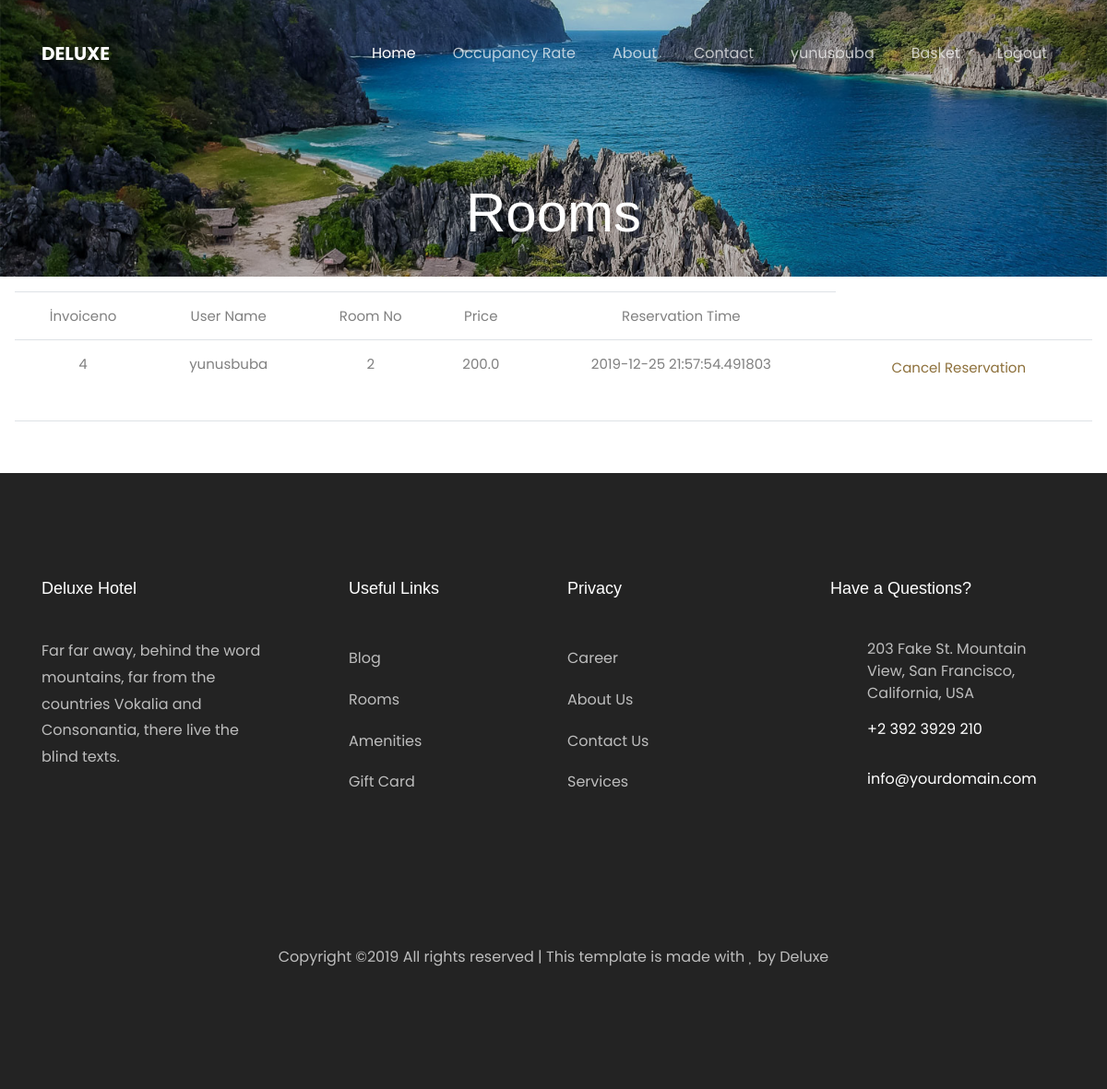
Screenshot of /reservations (signed in) with the database file from the repository.
### app.py (models this page shows)
class User(UserMixin,db.Model):
    id = db.Column(db.Integer,primary_key=True)
    username = db.Column(db.String(),unique=True)
    email = db.Column(db.String())
    password = db.Column(db.String())
    reservations= db.relationship('Reservation',backref='user')
    bonus = db.Column(db.Integer)

class Reservation(db.Model):
    invoiceno=db.Column(db.Integer,primary_key=True)
    time=db.Column(db.DateTime,index=True,default=datetime.now())
    totalamount=db.Column(db.Float)
    userid=db.Column(db.Integer,db.ForeignKey('user.id',ondelete='CASCADE'))
    roomno=db.Column(db.Integer,db.ForeignKey('room.roomno',ondelete='CASCADE'))

### app.py (the view)
@app.route('/reservations')
@login_required
def reservations():
    result=db.session.query(Reservation).filter(Reservation.userid==current_user.id).all()
    return render_template('info.html',result=result)

### app.py (called while the page is built)
@login_manager.user_loader
def load_user(user_id):
    return User.query.get(int(user_id))

### templates/info.html
{% extends "layout.html" %}
{% block content %}
<div class="hero-wrap" style="background-image: url('{{url_for('static',filename='images/bg_1.jpg')}}');">
      <div class="overlay"></div>
      <div class="container">
        <div class="row no-gutters slider-text d-flex align-itemd-end justify-content-center">
          <div class="col-md-9 ftco-animate text-center d-flex align-items-end justify-content-center">
          	<div class="text">
	            <h1 class="mb-4 bread">Rooms</h1>
            </div>
          </div>
        </div>
      </div>
    </div>
    {% for i in result %}
    <div class="text p-3 text-center">
    <table class="table">
      <tr>
        <td> İnvoiceno</td>
        <td> User Name</td>
        <td> Room No</td>
        <td> Price</td>
        <td> Reservation Time</td>
      </tr>
      <tr>
        <td>{{i.invoiceno}}</td>
        <td>{{current_user.username}}</td>
        <td>{{i.roomno}}</td>
        <td>{{i.totalamount}}</td>
        <td>{{i.time}}</td>
        <td><p class="pt-1"><a class="btn-custom"
          href="{{url_for('delres',invoiceno=i.invoiceno,roomno=i.roomno)}}">Cancel Reservation<span
            class="icon-long-arrow-right"></span></a></p></td>
      </tr>
    </table>
    <table class="table">
      <tr>
        <td>
        </td>
      </tr>
    </table>
      </div>
    {% endfor %}
{% endblock content %}

### templates/layout.html (shortened to what this page needs)
<!DOCTYPE html>
<html lang="en">
  <head>
    <link rel="stylesheet" href="https://cdnjs.cloudflare.com/ajax/libs/font-awesome/5.11.2/css/all.css">
    <link rel="stylesheet" href="{{url_for('static', filename='css/open-iconic-bootstrap.min.css')}}">
    <link rel="stylesheet" href="{{url_for('static', filename='css/animate.css')}}">
    <link rel="stylesheet" href="{{url_for('static', filename='css/owl.carousel.min.css')}}">
    <link rel="stylesheet" href="{{url_for('static', filename='css/owl.theme.default.min.css')}}">
    <link rel="stylesheet" href="{{url_for('static', filename='css/magnific-popup.css')}}" >
    <link rel="stylesheet" href="{{url_for('static', filename='css/aos.css')}}">
    <link rel="stylesheet" href="{{url_for('static', filename='css/ionicons.min.css')}}">
    <link rel="stylesheet" href="{{url_for('static', filename='css/bootstrap-datepicker.css')}}">
    <link rel="stylesheet" href="{{url_for('static', filename='css/jquery.timepicker.css')}}">
    <link rel="stylesheet" href="{{url_for('static', filename='css/flaticon.css')}}">
    <link rel="stylesheet" href="{{url_for('static', filename='css/icomoon.css')}}">
    <link rel="stylesheet" href="{{url_for('static', filename='css/style.css')}}">
  </head>
  <body>
    <nav class="navbar navbar-expand-lg navbar-dark ftco_navbar bg-dark ftco-navbar-light" id="ftco-navbar">
	    <div class="container">
	      <a class="navbar-brand" href="/">Deluxe</a>
	      <div class="collapse navbar-collapse" id="ftco-nav">
	        <ul class="navbar-nav ml-auto">
            <li class="nav-item active"><a href="/" class="nav-link">Home</a></li>
            <li class="nav-item">
              <a href="/rate" class="nav-link">Occupancy Rate</a></li>
	          <li class="nav-item"><a href="about" class="nav-link">About</a></li>
	          <li class="nav-item"><a href="contact" class="nav-link">Contact</a></li>
            {% if current_user.is_authenticated %}
              <li class="nav-item">
                {% if current_user.username=="Admin" %}
                <a class="nav-link" href="/adminlist">{{current_user.username}}</a>
                {% else %}
                <a class="nav-link" href="/reservations">{{current_user.username}}</a>
                {% endif %}
              </li>
              <li class="nav-item">
                <a class="nav-link" href="/listbasket">Basket</a>
              </li>
              <li class="nav-item">
                <a class="nav-link" href="/logout">Logout</a>
              </li>
              {% else %}
              <li class="nav-item"><a class="nav-link" href="/login">Login</a></li>
              <li class="nav-item"><a class="nav-link" href="/register">Register</a></li>
            {% endif %}
	        </ul>
	      </div>
	    </div>
	  </nav>
{% block content %}
{% endblock %}
    <footer class="ftco-footer ftco-bg-dark ftco-section">
      <div class="container">
        <div class="row mb-5">
          <div class="col-md">
            <div class="ftco-footer-widget mb-4">
              <h2 class="ftco-heading-2">Deluxe Hotel</h2>
              <p>Far far away, behind the word mountains, far from the countries Vokalia and Consonantia, there live the blind texts.</p>
              <ul class="ftco-footer-social list-unstyled float-md-left float-lft mt-5">
              </ul>
            </div>
          </div>
          <div class="col-md">
            <div class="ftco-footer-widget mb-4 ml-md-5">
              <h2 class="ftco-heading-2">Useful Links</h2>
              <ul class="list-unstyled">
                <li><a href="#" class="py-2 d-block">Blog</a></li>
                <li><a href="#" class="py-2 d-block">Rooms</a></li>
                <li><a href="#" class="py-2 d-block">Amenities</a></li>
                <li><a href="#" class="py-2 d-block">Gift Card</a></li>
              </ul>
            </div>
          </div>
          <div class="col-md">
             <div class="ftco-footer-widget mb-4">
              <h2 class="ftco-heading-2">Privacy</h2>
              <ul class="list-unstyled">
                <li><a href="#" class="py-2 d-block">Career</a></li>
                <li><a href="#" class="py-2 d-block">About Us</a></li>
                <li><a href="#" class="py-2 d-block">Contact Us</a></li>
                <li><a href="#" class="py-2 d-block">Services</a></li>
              </ul>
            </div>
          </div>
          <div class="col-md">
            <div class="ftco-footer-widget mb-4">
            	<h2 class="ftco-heading-2">Have a Questions?</h2>
            	<div class="block-23 mb-3">
	              <ul>
	                <li><span class="icon icon-map-marker"></span><span class="text">203 Fake St. Mountain View, San Francisco, California, USA</span></li>
	                <li><a href="#"><span class="icon icon-phone"></span><span class="text">+2 392 3929 210</span></a></li>
	                <li><a href="#"><span class="icon icon-envelope"></span><span class="text">info@yourdomain.com</span></a></li>
	              </ul>
	            </div>
            </div>
          </div>
        </div>
        <div class="row">
          <div class="col-md-12 text-center">
            <p>
  Copyright &copy;<script>document.write(new Date().getFullYear());</script> All rights reserved | This template is made with <i class="icon-heart color-danger" aria-hidden="true"></i> by Deluxe
  </p>
          </div>
        </div>
      </div>
    </footer>
  </body>
</html>

### static/css/icomoon.css (style rules this page uses)
[class^="icon-"], [class*=" icon-"] { font-family: 'icomoon' !important; speak: none; font-style: normal; font-weight: normal; font-variant: normal; text-transform: none; line-height: 1; -webkit-font-smoothing: antialiased; -moz-osx-font-smoothing: grayscale; }
.icon-heart:before { content: "\f004"; }
.icon-map-marker:before { content: "\f041"; }
.icon-phone:before { content: "\f095"; }
.icon-envelope:before { content: "\f0e0"; }
.icon-long-arrow-right:before { content: "\f178"; }

### rows the page displays
User: username "yunusbuba"
Reservation: invoiceno "4", roomno "2", totalamount "200.0", time "2019-12-25 21:57:54.491803"
